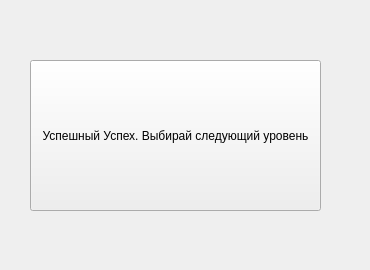
<?xml version="1.0" encoding="UTF-8"?>
<ui version="4.0">
 <class>winWidget</class>
 <widget class="QWidget" name="winWidget">
  <property name="geometry">
   <rect>
    <x>0</x>
    <y>0</y>
    <width>370</width>
    <height>270</height>
   </rect>
  </property>
  <property name="windowTitle">
   <string>Form</string>
  </property>
  <widget class="QPushButton" name="pushButton">
   <property name="geometry">
    <rect>
     <x>30</x>
     <y>60</y>
     <width>291</width>
     <height>151</height>
    </rect>
   </property>
   <property name="text">
    <string>Успешный Успех. Выбирай следующий уровень</string>
   </property>
  </widget>
 </widget>
 <resources/>
 <connections/>
</ui>
